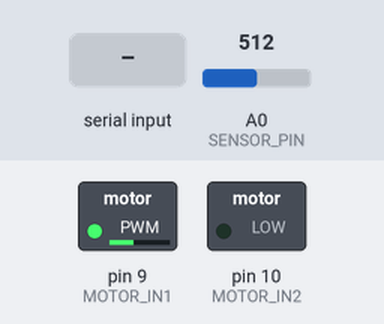
Simulated run of this sketch. Board: Arduino Uno, built with avr-gcc and run on an emulated ATmega328P. Shown: switched loads named in the sketch (green lamp = pin HIGH). The test bench sets the inputs (shaded band); at power-on: A0 (SENSOR_PIN) = 512. What the sketch prints to the serial monitor is not drawn.

Above: at 2.0 s.
2.1 s: "s" received over Serial
At 2.6 s:
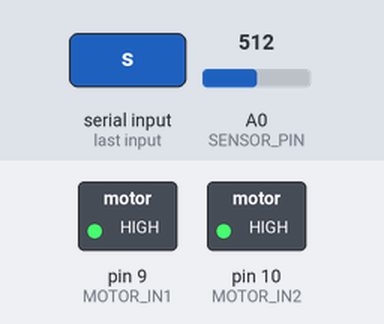
3.7 s: "g" received over Serial
At 4.9 s:
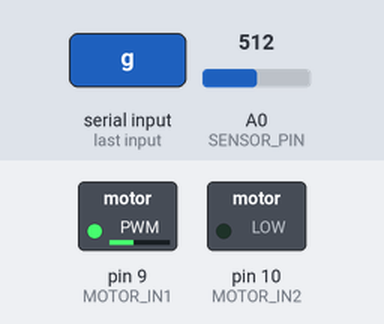
5.2 s: "S" received over Serial
At 6.1 s:
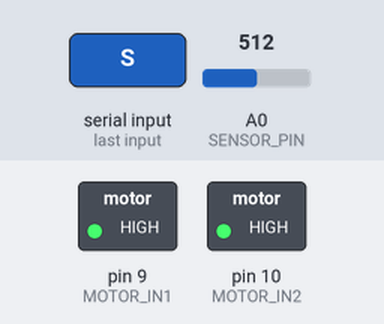
8.2 s: "G" received over Serial
At 9.5 s:
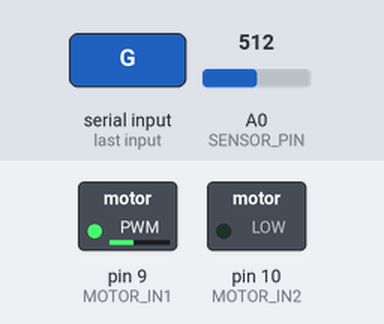
Timing chart, 0 to 10.7 s (numbered marks = the images above; inputs shaded):
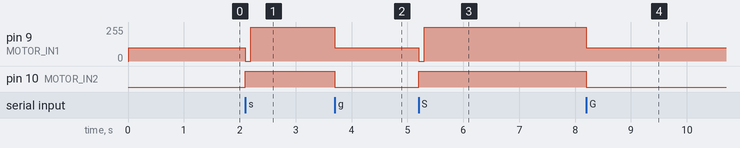

Measured:
- after the input at 2.1 s, pin 9 (MOTOR_IN1): 100/255 → 0/255 at once, → 255/255 0.10 s later; pin 10 (MOTOR_IN2): LOW → HIGH at once
- after the input at 3.7 s, pin 9 (MOTOR_IN1): 255/255 → 100/255 at once; pin 10 (MOTOR_IN2): HIGH → LOW at once
- after the input at 5.2 s, pin 9 (MOTOR_IN1): 100/255 → 0/255 at once, → 255/255 0.10 s later; pin 10 (MOTOR_IN2): LOW → HIGH at once
- after the input at 8.2 s, pin 9 (MOTOR_IN1): 255/255 → 100/255 at once; pin 10 (MOTOR_IN2): HIGH → LOW at once

The sketch:

brake.ino
```cpp
// --- ピン定義 ---
const int SENSOR_PIN = A0;
const int POT_PIN = A1;    // 可変抵抗のアナログピン
const int MOTOR_IN1 = 9;
const int MOTOR_IN2 = 10;

// --- しきい値と状態管理 ---
const int THRESHOLD = 300;
bool lastSensorState = false;
unsigned long lastPulseTime = 0;
bool pulseDetected = false;

// --- 拍カウントとBPM計算用変数 ---
int slitCount = 0;
unsigned long previousSlitTime = 0;
float currentBPM = 0.0;
unsigned long currentDuration = 0;
int beatcount  = 40;

// --- ★ブレーキテスト用変数 ---
bool isMotorRunning = true;       // モータが回転中か
bool isBraking = false;           // ブレーキテスト中か
unsigned long brakeStartTime = 0; // ブレーキ開始時刻
int extraSlitCount = 0;           // ブレーキ後の余分な拍

// --- PIDとPWM用変数 ---
int currentPWM = 0;
float targetBPM = 120.0;
// ★決定したゲインパラメータ（そのまま維持）
float Kp = 0.05;  // 比例
float Ki = 0.02;  // 積分
float Kd = 0;     // 微分
float integral = 0, previous_error = 0;

void setup() {
  Serial.begin(115200);
  pinMode(MOTOR_IN1, OUTPUT);
  pinMode(MOTOR_IN2, OUTPUT);

  Serial.println("=====================================");
  Serial.println("  Reverse Brake Test Ready.");
  Serial.println("  [g] : モータ回転スタート");
  Serial.println("  [s] : 逆相ブレーキ作動 (Stop)");
  Serial.println("=====================================");

  // 初期ベースパワーで回り始める（ブースト）
  updatePWM(100);
  delay(800); // 最初の0.5秒間(プログラム上は0.8秒)はフルパワーで勢いをつける！
}

void loop() {
  // 1. 常にセンサの値を読み取る
  receivePulse();

  // 2. シリアルモニタからの操作を受付
  if (Serial.available() > 0) {
    char cmd = Serial.read();

    // 'g' が送信されたらスタート
    if (cmd == 'g' || cmd == 'G') {
      Serial.println("\n>>> モータ回転スタート <<<");
      slitCount = 0;
      extraSlitCount = 0;
      integral = 0; // PIDの積分をリセット
      previousSlitTime = 0; // 時間計測リセット
      isMotorRunning = true;
      isBraking = false;

      // 再始動時のブースト
      updatePWM(100);
      delay(800);
    }
    // 's' が送信されたらブレーキテスト開始
    else if (cmd == 's' || cmd == 'S') {
      if (isMotorRunning) {
        Serial.println("\n>>> 逆相ブレーキ作動！ <<<");
        ReverseBrake();
        isMotorRunning = false;
        isBraking = true;
        brakeStartTime = millis();
      }
    }
  }

  // 3. 拍（スリット）が検知されたら実行される処理
  if (pulseDetected) {
    pulseDetected = false;

    if (isMotorRunning) {
      // 回転中の表示（安定状態の確認用）
      Serial.print("Target:");
      Serial.print(targetBPM);
      Serial.print(",");
      Serial.print("Current:");
      Serial.print(currentBPM);
      Serial.print(",");
      Serial.print("PWM:");
      Serial.println(currentPWM);

      if (slitCount >= beatcount) {
        slitCount = 0;
      }
    }
    else if (isBraking) {
      // ブレーキ作動中の検知（＝余分な拍）
      extraSlitCount++;
      Serial.print("【警告】余分なスリットを検知: 計 ");
      Serial.print(extraSlitCount);
      Serial.println(" 回");
    }
  }

  // 4. ブレーキ作動から2秒経過したら結果を発表
  if (isBraking && (millis() - brakeStartTime > 2000)) {
    isBraking = false;

    Serial.println("\n--- ブレーキテスト結果 ---");
    if (extraSlitCount == 0) {
      Serial.println("【合格】余分な拍の検知は 0 回でした！完璧に停止しています．");
    } else {
      Serial.print("【不合格】余分な拍が ");
      Serial.print(extraSlitCount);
      Serial.println(" 回発生しました．慣性で空回りしています．");
      Serial.println(" -> ReverseBrake() 内の delay(50) の数値を調整してください．");
    }
    Serial.println("=====================================");
    Serial.println("再度テストする場合は [g] を送信してください．");
  }
}

// ==========================================
// 1. receivePulse() : アナログ読み取りとエッジ検出（デジタルフィルタ維持）
// ==========================================
void receivePulse() {
  int sensorValue = analogRead(SENSOR_PIN);
  bool currentSensorState = false; // とりあえず初期値はfalseにしておく

  // 究極のソフトウェア・ダブルチェック
  if (sensorValue > THRESHOLD) {
    // しきい値を超えた！でも電気ノイズ（火花）かもしれないので...
    // 50マイクロ秒だけ待って「本当にまだ光が当たっているか」を再確認します。
    delayMicroseconds(50);

    int confirmValue = analogRead(SENSOR_PIN);
    if (confirmValue > THRESHOLD) {
      currentSensorState = true; // 50us後も超えていれば、本物のスリットだと認める
    }
  }

  // 立ち上がりエッジの検出
  if (!lastSensorState && currentSensorState) {
    unsigned long currentTime = micros();

    if (currentTime - lastPulseTime > 1000) {
      pulseDetected = true;
      lastPulseTime = currentTime;

      // 最初の1回目の検知は、時間を記録するだけでスキップする
      if (previousSlitTime == 0) {
        previousSlitTime = currentTime;
      }
      else {
        unsigned long duration = currentTime - previousSlitTime;
        previousSlitTime = currentTime;

        if (duration > 0 && duration < 2000000) {
          currentDuration = duration;

          // BPMの計算 (8分音符基準)
          currentBPM = ( 60000000.0 / ((float)duration * beatcount * 2));
          slitCount++;

          // 毎スリットごとに可変抵抗を読み取って目標BPMを更新する
          targetBPM = readTargetBPM();

          // モータ回転中のみPIDを呼び出し、速度を自動調整
          if (isMotorRunning) {
            updatePID(targetBPM, currentBPM);
          }
        }
      }
    }
  }

  lastSensorState = currentSensorState;
}

// ==========================================
// 2. updatePWM() : 自動ブレーキ機能付き
// ==========================================
void updatePWM(int pwmValue) {
  if (pwmValue <= 0) {
    // digitalWriteの代わりに、analogWriteの255(HIGH)を使用する
    analogWrite(MOTOR_IN1, 255);
    analogWrite(MOTOR_IN2, 255);
    currentPWM = 0;
  }
  else {
    pwmValue = constrain(pwmValue, 0, 255);
    analogWrite(MOTOR_IN1, pwmValue);
    // digitalWriteの代わりに、analogWriteの0(LOW)を使用する
    analogWrite(MOTOR_IN2, 0);
    currentPWM = pwmValue;
  }
}

// ==========================================
// 3. updatePID() : ベースパワー追加版（そのまま維持）
// ==========================================
int updatePID(float targetBPM, float currentBPM) {
  float error = targetBPM - currentBPM;
  integral += error;

  integral = constrain(integral, -2000, 2000);

  float derivative = error - previous_error;

  int basePWM = 40;

  float output = basePWM + (Kp * error) + (Ki * integral) + (Kd * derivative);
  previous_error = error;

  int newPWM = (int)output;

  updatePWM(newPWM);
  return newPWM;
}

// ==========================================
// 4. ReverseBrake() : 停止時ブレーキ関数（Uno R4 WiFi完全対応版）
// ==========================================
void ReverseBrake() {
  // 逆相ブレーキ (フルパワーで逆回転)
  analogWrite(MOTOR_IN1, 0);   // LOWの代わり
  analogWrite(MOTOR_IN2, 255); // HIGHの代わり

  // ★ここの数値(ms)をテスト結果に合わせて調整します
  delay(100);

  // ショートブレーキ (ガッチリ固定する)
  analogWrite(MOTOR_IN1, 255); // HIGHの代わり
  analogWrite(MOTOR_IN2, 255); // HIGHの代わり
  currentPWM = 0;
}

// ==========================================
// 5. readTargetBPM() : 目標BPM読み取り関数（そのまま維持）
// ==========================================
float readTargetBPM() {
  int rawValue = analogRead(POT_PIN); // 0 〜 1023 を取得

  // 0〜1023のアナログ値を、BPM 100 〜 160 の範囲に変換する
  long mappedBPM = map(rawValue, 0, 1023, 100, 160);

  return (float)mappedBPM;
}
```
